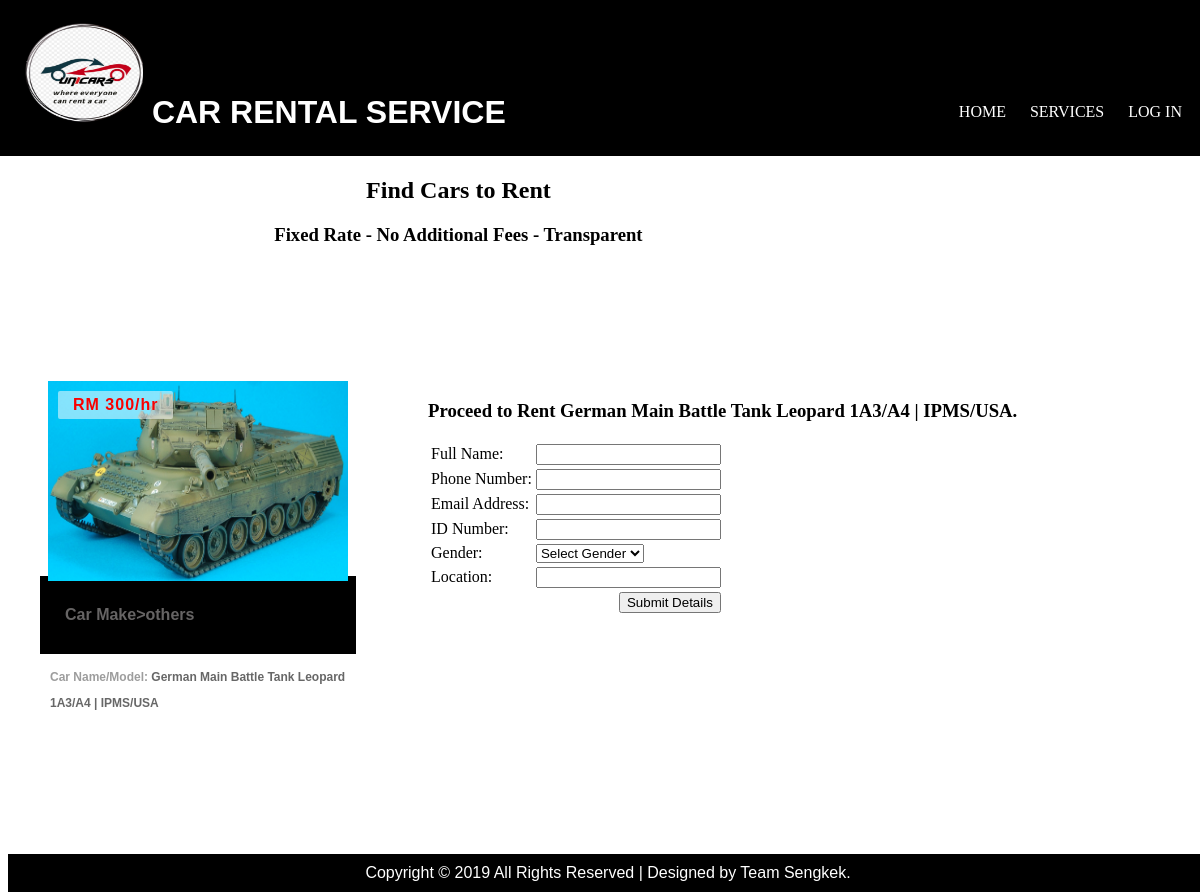
Page /book_car.php?id=5 on the committed database.
### tables this page shows
CREATE TABLE `cars` (
  `car_id` int(11) NOT NULL,
  `car_name` varchar(255) NOT NULL,
  `car_type` enum('hatchback','sedan','pickup','SUV','MPV','others') DEFAULT NULL,
  `image` text NOT NULL,
  `hire_cost` int(11) NOT NULL,
  `capacity` int(11) NOT NULL,
  `status` varchar(255) NOT NULL
);

### book_car.php (the view, shortened to what this page needs)
<!DOCTYPE html>
<html lang="en">
<link id="pagestyle" rel="stylesheet" type="text/css" href="css/Car_Rent_Design.css">
<head>
	<h1>
    <img src="img/lg1.png" width="120" height="100">
    CAR RENTAL SERVICE
    </h1>
</head>
<body>
<nav>
        <ul>
            <li><a href="index.php">HOME</a></li>
            <li><a href="">SERVICES</a></li>
            <li><a href="login.php">LOG IN</a></li>
        </ul>
</nav>
	<section class="caption">
				<h2 class="caption" style="text-align: center">Find Cars to Rent</h2>
				<h3 class="properties" style="text-align: center">Fixed Rate - No Additional Fees - Transparent</h3>
			</section>
	<section class="listings">
		<div class="wrapper">
			<ul class="properties_list">
			<?php
						include 'includes/config.php';
						$sel = "SELECT * FROM cars WHERE car_id = '$_GET[id]'";
						$rs = $conn->query($sel);
						$rws = $rs->fetch_assoc();
			?>
				<li>
					<a href="book_car.php?id=<?php echo $rws['car_id'] ?>">
						<img class="thumb" src="cars/<?php echo $rws['image'];?>" width="300" height="200">
					</a>
					<span class="price"><?php echo 'RM '.$rws['hire_cost'] .'/hr';?></span>
					<div class="property_details">
						<h1>
							<a href="book_car.php?id=<?php echo $rws['car_id'] ?>"><?php echo 'Car Make>'.$rws['car_type'];?></a>
						</h1>
						<h2>Car Name/Model: <span class="property_size"><?php echo $rws['car_name'];?></span></h2>
					</div>
				</li>
				<h3>Proceed to Rent <?php echo $rws['car_name'];?>. </h3>
				<?php
					if(!$_SESSION['email'] && (!$_SESSION['pass'])){
				?>
				<form method="post">
					<table>
						<tr>
							<td>Full Name:</td>
							<td><input type="text" name="fname" required></td>
						</tr>
						<tr>
							<td>Phone Number:</td>
							<td><input type="text" name="phone" required></td>
						</tr>
						<tr>
							<td>Email Address:</td>
							<td><input type="email" name="email" required></td>
						</tr>
						<tr>
							<td>ID Number:</td>
							<td><input type="text" name="id_no" required></td>
						</tr>
						<tr>
							<td>Gender:</td>
							<td>
								<select name="gender">
									<option> Select Gender </option>
								</select>
							</td>
						</tr>
						<tr>
							<td>Location:</td>
							<td><input type="text" name="location" required></td>
						</tr>
						<tr>
							<td colspan="2" style="text-align:right"><input type="submit" name="save" value="Submit Details"></td>
						</tr>
					</table>
				</form>
				<?php
					} else
						{
							?>
								<a href="pay.php">Click to Book</a>
							<?php
						}
				?>
			</ul>
		</div>
	</section>
	<footer>
	Copyright &copy; <?php echo date("Y")?> All Rights Reserved | Designed by Team Sengkek.
	</footer>
</body>
</html>

### css/Car_Rent_Design.css (style rules this page uses)
* nav ul li a { float:right; color: white; text-decoration: none; }
nav ul { float: right; background-color: black; position: relative; top: -100px; }
nav li { display : inline-block; padding: 10px; }
h1 { font-family: 'Gill Sans', 'Gill Sans MT', Calibri, 'Trebuchet MS', sans-serif; color: white; background-color: black; padding:25px; margin-top: -10px; margin-left: -10px; margin-right: -8px; }
.listings { padding: 100px 0; }
.listings ul.properties_list { list-style: none; overflow: hidden; }
.listings ul.properties_list li { display: block; width: 340px; height: auto; position: relative; float: left; margin: 0 40px 40px 0; }
.listings ul.properties_list li .price { position: absolute; top: 10px; left: 10px; padding: 5px 15px; background: #ffffff85; color: #fa0000; font-family: "lato-bold", Helvetica, Arial, sans-serif; font-size: 16px; font-weight: bold; letter-spacing: 1px; border-radius: 2px; -webkit-border-radius: 2px; -moz-border-radius: 2px; -o-border-radius: 2px; }
.listings ul li .property_details { width: 298px; padding: 1px 1px 1px 1px; border-bottom: 1px solid #ffffff; border-left: 1px solid #ffffff; border-right: 1px solid #ffffff; transition: all .2s linear; -webkit-transition: all .2s linear; -moz-transition: all .2s linear; -o-transition: all .2s linear; }
.listings ul li .property_details h1 { color: #ff0000; font-family: "lato-bold", Helvetica, Arial, sans-serif; font-size: 16px!important; font-weight: bold; margin-bottom: 5px; line-height: 28px; }
.listings ul li .property_details h1 a { text-decoration: none; color: #666464; }
.listings ul li .property_details h2 { color: #9d9d9d; font-family: "lato-regular", Helvetica, Arial, sans-serif; font-size: 12px; line-height: 26px; }
.listings ul li .property_details .property_size { color: #676767; }
footer { color: rgb(255, 255, 255); background-color: rgba(0, 0, 0, 100); width: 100%; position: fixed; bottom: 0; padding: 10px 0; text-align: center; font-family: Arial; }

### rows in the picture
cars: image (picture), hire_cost "300", car_type "others", car_name "German Main Battle Tank Leopard 1A3/A4 | IPMS/USA"
